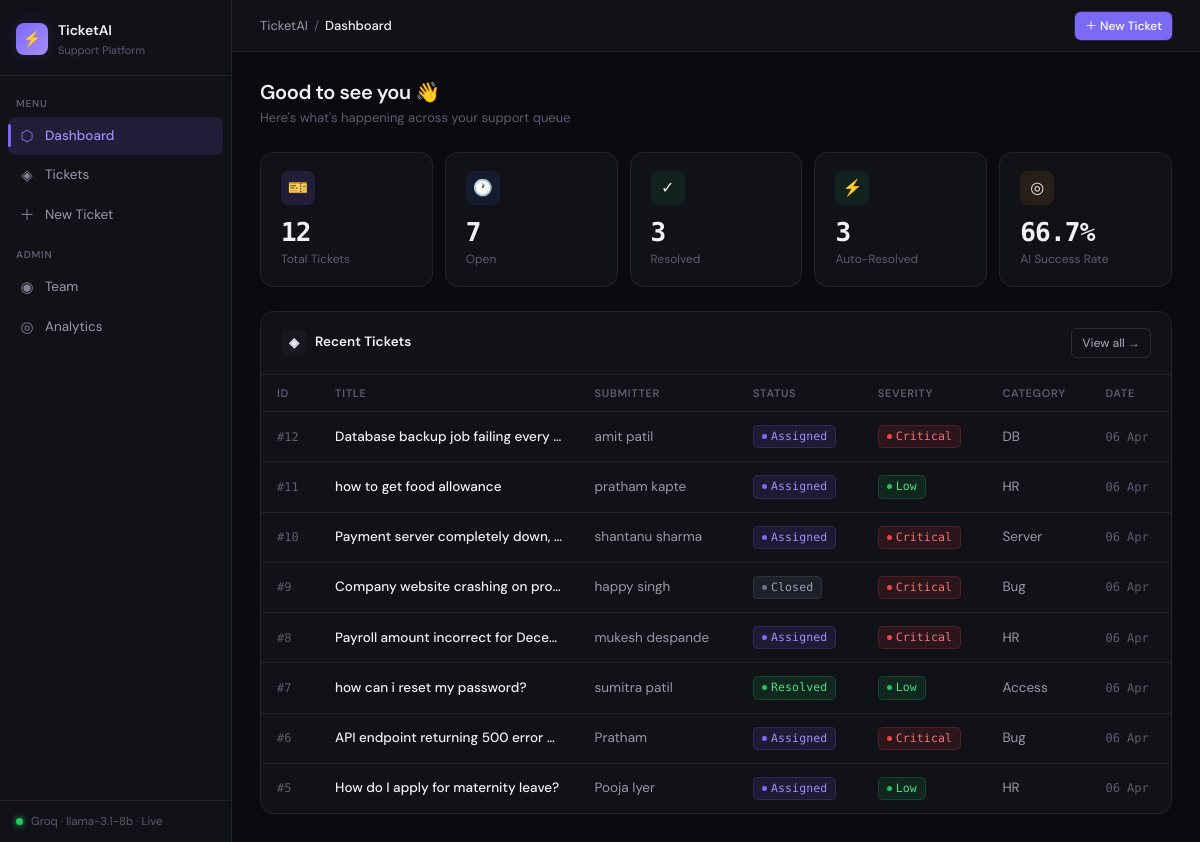
The page / on the database its author committed.
### app/models.py (models this page shows)
class Ticket(Base):
    __tablename__ = "tickets"
    id = Column(Integer, primary_key=True, index=True)
    title = Column(String(255), nullable=False)
    body = Column(Text, nullable=False)
    submitter_name = Column(String(100), nullable=False)
    submitter_email = Column(String(150), nullable=False)
    status = Column(String(30), default="New")
    department_id = Column(Integer, ForeignKey("departments.id"), nullable=True)
    assignee_id = Column(Integer, ForeignKey("employees.id"), nullable=True)
    created_at = Column(DateTime(timezone=True), server_default=func.now())
    updated_at = Column(DateTime(timezone=True), onupdate=func.now())
    resolved_at = Column(DateTime(timezone=True), nullable=True)
    department = relationship("Department", back_populates="tickets")
    assignee = relationship("Employee", back_populates="assigned_tickets")
    ai_analysis = relationship("AIAnalysis", back_populates="ticket", uselist=False)
    logs = relationship("TicketLog", back_populates="ticket")
    feedback = relationship("Feedback", back_populates="ticket", uselist=False)

class AIAnalysis(Base):
    __tablename__ = "ai_analysis"
    id = Column(Integer, primary_key=True, index=True)
    ticket_id = Column(Integer, ForeignKey("tickets.id"), unique=True, nullable=False)
    category = Column(String(50), nullable=False)
    summary = Column(Text, nullable=False)
    severity = Column(String(20), nullable=False)
    resolution_path = Column(String(20), nullable=False)
    sentiment = Column(String(20), nullable=False)
    suggested_department = Column(String(100), nullable=True)
    suggested_employee = Column(String(100), nullable=True)
    confidence_score = Column(Integer, nullable=False)          # 0-100
    estimated_resolution_time = Column(String(50), nullable=True)
    auto_response = Column(Text, nullable=True)                 # filled if auto-resolved
    routing_reason = Column(Text, nullable=True)                # why routed to X
    created_at = Column(DateTime(timezone=True), server_default=func.now())
    ticket = relationship("Ticket", back_populates="ai_analysis")

### app/main.py (the view)
@app.get("/", response_class=HTMLResponse)
def dashboard(request: Request, db: Session = Depends(get_db)):
    total         = db.query(models.Ticket).count()
    open_tickets  = db.query(models.Ticket).filter(
        models.Ticket.status.in_(["New","Assigned","In Progress","Pending Info"])
    ).count()
    resolved      = db.query(models.Ticket).filter(
        models.Ticket.status == "Resolved"
    ).count()
    closed        = db.query(models.Ticket).filter(
        models.Ticket.status == "Closed"
    ).count()
    auto_resolved = db.query(models.AIAnalysis).filter_by(
        resolution_path="Auto-resolve"
    ).count()
    helpful       = db.query(models.Feedback).filter_by(helpful=True).count()
    total_fb      = db.query(models.Feedback).count()
    success_rate  = f"{round(helpful/total_fb*100,1)}%" if total_fb > 0 else "0%"
    recent_tickets = db.query(models.Ticket)\
        .order_by(desc(models.Ticket.created_at)).limit(8).all()
    return templates.TemplateResponse("dashboard.html", {
        "request": request,
        "active": "dashboard",
        "summary": {
            "total_tickets":                total,
            "open_tickets":                 open_tickets,
            "resolved_tickets":             resolved,
            "closed_tickets":               closed,
            "auto_resolved":                auto_resolved,
            "auto_resolution_success_rate": success_rate,
        },
        "recent_tickets": recent_tickets,
    })

### templates/dashboard.html (shortened to what this page needs)
{% extends "base.html" %}
{% block breadcrumb %}Dashboard{% endblock %}
{% block content %}
<div class="page-head">
  <div>
    <div class="page-head-title">Good to see you 👋</div>
    <div class="page-head-sub">Here's what's happening across your support queue</div>
  </div>
</div>
<div class="stats-grid">
  <div class="stat-card purple">
    <div class="stat-icon-wrap purple">🎫</div>
    <div class="stat-number" data-count="{{ summary.total_tickets }}">{{ summary.total_tickets }}</div>
    <div class="stat-label">Total Tickets</div>
  </div>
  <div class="stat-card blue">
    <div class="stat-icon-wrap blue">🕐</div>
    <div class="stat-number" data-count="{{ summary.open_tickets }}">{{ summary.open_tickets }}</div>
    <div class="stat-label">Open</div>
  </div>
  <div class="stat-card green">
    <div class="stat-icon-wrap green">✓</div>
    <div class="stat-number" data-count="{{ summary.resolved_tickets }}">{{ summary.resolved_tickets }}</div>
    <div class="stat-label">Resolved</div>
  </div>
  <div class="stat-card green">
    <div class="stat-icon-wrap green">⚡</div>
    <div class="stat-number" data-count="{{ summary.auto_resolved }}">{{ summary.auto_resolved }}</div>
    <div class="stat-label">Auto-Resolved</div>
  </div>
  <div class="stat-card amber">
    <div class="stat-icon-wrap amber">◎</div>
    <div class="stat-number">{{ summary.auto_resolution_success_rate }}</div>
    <div class="stat-label">AI Success Rate</div>
  </div>
</div>
<div class="card">
  <div class="card-header">
    <div class="card-title">
      <span class="card-title-icon">◈</span>
      Recent Tickets
    </div>
    <a href="/view/tickets" class="btn btn-ghost btn-sm">View all →</a>
  </div>
  <div class="table-outer">
    <table>
      <thead>
        <tr>
          <th>ID</th>
          <th>Title</th>
          <th>Submitter</th>
          <th>Status</th>
          <th>Severity</th>
          <th>Category</th>
          <th>Date</th>
        </tr>
      </thead>
      <tbody>
        {% for t in recent_tickets %}
        <tr class="row-link" onclick="location.href='/view/tickets/{{ t.id }}'">
          <td class="td-mono">#{{ t.id }}</td>
          <td class="td-title">{{ t.title }}</td>
          <td class="td-muted">{{ t.submitter_name }}</td>
          <td>
            {% set s = t.status.lower().replace(' ','_') %}
            <span class="badge badge-{{ s }}">{{ t.status }}</span>
          </td>
          <td>
            {% if t.ai_analysis %}
              <span class="badge badge-{{ t.ai_analysis.severity.lower() }}">{{ t.ai_analysis.severity }}</span>
            {% else %}<span class="td-muted">—</span>{% endif %}
          </td>
          <td class="td-muted">{{ t.ai_analysis.category if t.ai_analysis else '—' }}</td>
          <td class="td-mono">{{ t.created_at.strftime('%d %b') }}</td>
        </tr>
        {% endfor %}
      </tbody>
    </table>
  </div>
</div>
{% endblock %}

### templates/base.html (shortened to what this page needs)
<!DOCTYPE html>
<html lang="en">
<head>
  <link rel="stylesheet" href="/static/css/style.css"/>
</head>
<body>
<aside class="sidebar">
  <a href="/" class="sidebar-brand">
    <div class="brand-mark">⚡</div>
    <div>
      <div class="brand-name">TicketAI</div>
      <div class="brand-sub">Support Platform</div>
    </div>
  </a>
  <div class="sidebar-section">
    <div class="sidebar-label">Menu</div>
    <a href="/"               class="nav-item {% if active=='dashboard' %}active{% endif %}"><span class="nav-icon">⬡</span> Dashboard</a>
    <a href="/view/tickets"   class="nav-item {% if active=='tickets'   %}active{% endif %}"><span class="nav-icon">◈</span> Tickets</a>
    <a href="/submit"         class="nav-item {% if active=='submit'    %}active{% endif %}"><span class="nav-icon">＋</span> New Ticket</a>
    <div class="sidebar-label">Admin</div>
    <a href="/employees"      class="nav-item {% if active=='employees' %}active{% endif %}"><span class="nav-icon">◉</span> Team</a>
    <a href="/analytics"      class="nav-item {% if active=='analytics' %}active{% endif %}"><span class="nav-icon">◎</span> Analytics</a>
  </div>
  <div class="sidebar-footer">
    <div class="footer-dot"></div>
    <span class="footer-text">Groq · llama-3.1-8b · Live</span>
  </div>
</aside>
<div class="main">
  <header class="topbar">
    <div class="topbar-left">
      <div class="breadcrumb">
        <span class="breadcrumb-item">TicketAI</span>
        <span class="breadcrumb-sep">/</span>
        <span class="breadcrumb-item current">{% block breadcrumb %}Home{% endblock %}</span>
      </div>
    </div>
    <div class="topbar-right">
      <a href="/submit" class="btn btn-primary btn-sm">＋ New Ticket</a>
    </div>
  </header>
  <div class="page-body">
    {% block content %}{% endblock %}
  </div>
</div>
</body>
</html>

### rows shown on the page
Ticket: id "12", title "Database backup job failing every…", submitter_name "amit patil", status "Assigned", ai_analysis.severity "Critical", ai_analysis "DB", created_at "06 Apr"
Ticket: id "11", title "how to get food allowance", submitter_name "pratham kapte", status "Assigned", ai_analysis.severity "Low", ai_analysis "HR", created_at "06 Apr"
Ticket: id "10", title "Payment server completely down,…", submitter_name "shantanu sharma", status "Assigned", ai_analysis.severity "Critical", ai_analysis "Server", created_at "06 Apr"
Ticket: id "9", title "Company website crashing on pro…", submitter_name "happy singh", status "Closed", ai_analysis.severity "Critical", ai_analysis "Bug", created_at "06 Apr"
Ticket: id "8", title "Payroll amount incorrect for Dece…", submitter_name "mukesh despande", status "Assigned", ai_analysis.severity "Critical", ai_analysis "HR", created_at "06 Apr"
Ticket: id "7", title "how can i reset my password?", submitter_name "sumitra patil", status "Resolved", ai_analysis.severity "Low", ai_analysis "Access", created_at "06 Apr"
Ticket: id "6", title "API endpoint returning 500 error o…", submitter_name "Pratham", status "Assigned", ai_analysis.severity "Critical", ai_analysis "Bug", created_at "06 Apr"
Ticket: id "5", title "How do I apply for maternity leave?", submitter_name "Pooja Iyer", status "Assigned", ai_analysis.severity "Low", ai_analysis "HR", created_at "06 Apr"

### other values the page prints
{{ summary.total_tickets }} "12"
{{ summary.open_tickets }} "7"
{{ summary.resolved_tickets }} "3"
{{ summary.auto_resolved }} "3"
{{ summary.auto_resolution_success_rate }} "66.7%"
